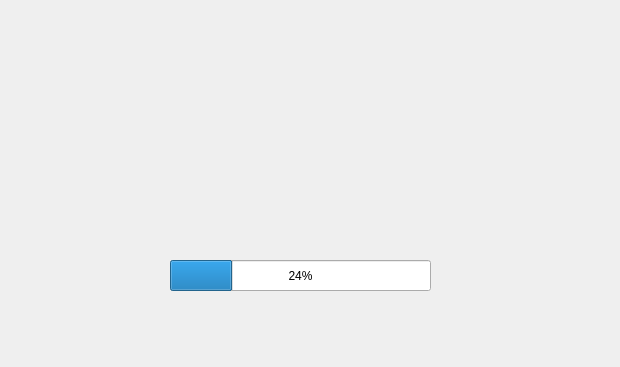
<?xml version="1.0" encoding="UTF-8"?>
<ui version="4.0">
 <class>Form</class>
 <widget class="QWidget" name="Form">
  <property name="geometry">
   <rect>
    <x>0</x>
    <y>0</y>
    <width>620</width>
    <height>367</height>
   </rect>
  </property>
  <property name="windowTitle">
   <string>Form</string>
  </property>
  <widget class="QLabel" name="label">
   <property name="geometry">
    <rect>
     <x>170</x>
     <y>60</y>
     <width>291</width>
     <height>161</height>
    </rect>
   </property>
   <property name="text">
    <string/>
   </property>
   <property name="pixmap">
    <pixmap>../Images/school_logo.png</pixmap>
   </property>
  </widget>
  <widget class="QProgressBar" name="progressBar">
   <property name="geometry">
    <rect>
     <x>170</x>
     <y>260</y>
     <width>261</width>
     <height>31</height>
    </rect>
   </property>
   <property name="value">
    <number>24</number>
   </property>
  </widget>
 </widget>
 <resources/>
 <connections/>
</ui>
